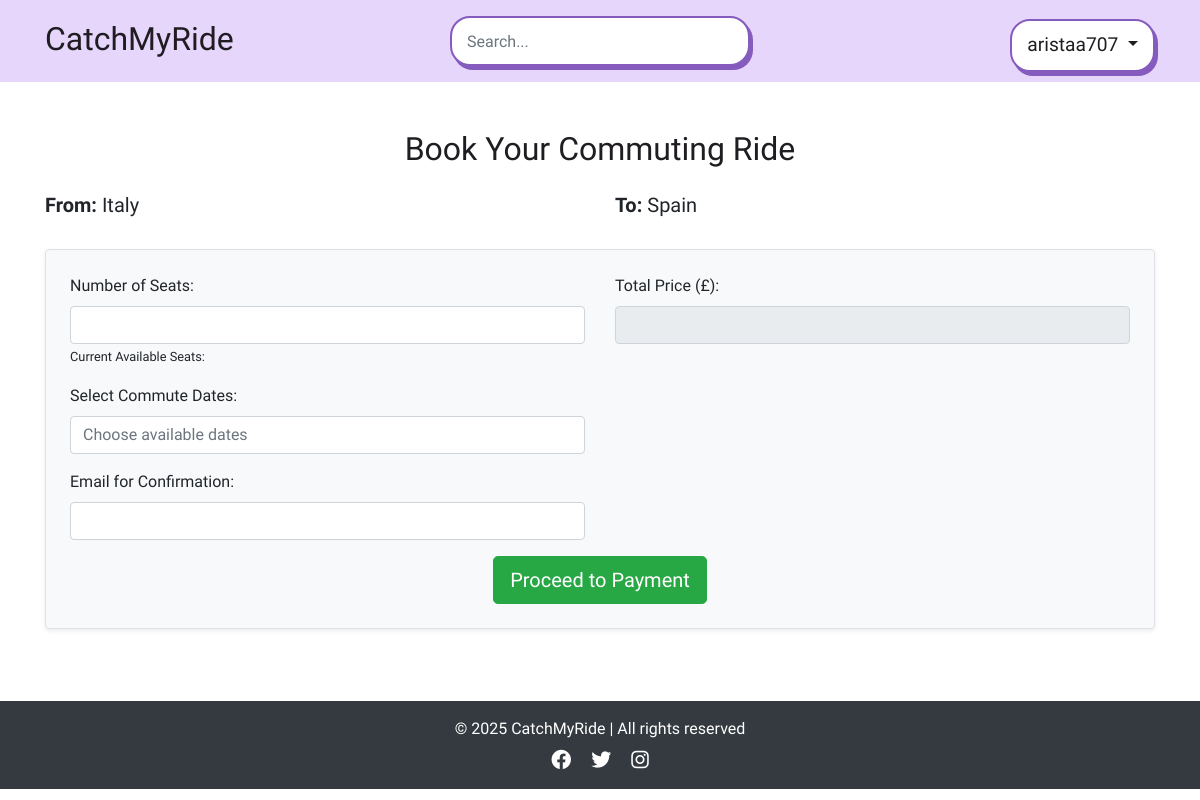
The page /book_commuting/2 (signed in) on the database as committed earlier.
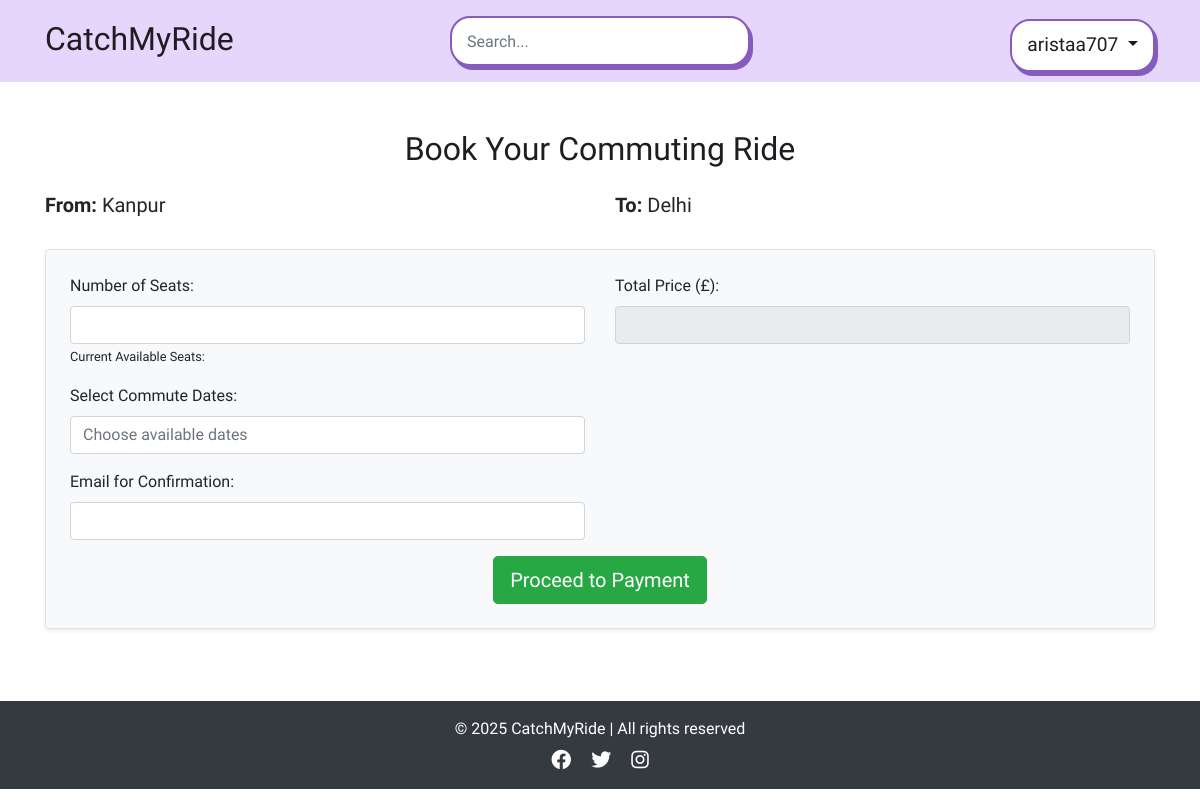
The same page on the database as committed later.
### app/models.py (models this page shows)
class publish_ride(db.Model):
    id = db.Column(db.Integer, primary_key=True)
    driver_id = db.Column(db.Integer, db.ForeignKey('user.id'), nullable=False)
    driver_name = db.Column(db.String(100), nullable=False)  # Added Driver Name
    from_location = db.Column(db.String(200), nullable=False)
    to_location = db.Column(db.String(200), nullable=False)
    date_time = db.Column(db.DateTime, nullable=True)  # Now optional
    available_seats_per_date = db.Column(db.JSON, nullable=True)
    price_per_seat = db.Column(db.Float, nullable=False)
    category = db.Column(db.String(50), nullable=False)
    recurrence_dates = db.Column(db.String(255), nullable=True)
    commute_times = db.Column(db.String(255), nullable=True)  # Stores commute time slots
    is_available = db.Column(db.Boolean, default=True)
    def __repr__(self):
        return f"<Published Ride {self.from_location} to {self.to_location}>"

### app/views.py (the view, shortened to what this page needs)
@app.route('/book_commuting/<int:ride_id>', methods=['GET', 'POST'])
@login_required
def book_commuting(ride_id):
    ride = publish_ride.query.get_or_404(ride_id)
    print(f"ride is {ride} right on entering commuting route")
    db.session.refresh(ride)
    seat_tracking = json.loads(ride.available_seats_per_date) if ride.available_seats_per_date else {}
    available_dates = ride.recurrence_dates.split(",") if ride.recurrence_dates else []
    seat_data = seat_tracking
    return render_template(
        'book_commuting.html',
        ride=ride,
        available_dates=available_dates,
        seat_data=seat_data,
        seat_tracking=seat_tracking,
        user=current_user
    )

### app/views.py (called while the page is built)
@login_manager.user_loader
def load_user(user_id):
    return User.query.get(int(user_id))

@app.context_processor
def inject_user():
    return dict(user=current_user)

### app/templates/book_commuting.html (shortened to what this page needs)
{% extends "base.html" %}
{% block content %}
<div class="container mt-5">
    <h2 class="text-center mb-4">Book Your Commuting Ride</h2>
    <div class="row mb-4">
        <div class="col-md-6">
            <h5><strong>From:</strong> {{ ride.from_location }}</h5>
        </div>
        <div class="col-md-6">
            <h5><strong>To:</strong> {{ ride.to_location }}</h5>
        </div>
    </div>
    <form id="bookingForm" method="POST" action="{{ url_for('book_commuting', ride_id=ride.id) }}" class="p-4 border rounded shadow-sm bg-light">
        <div class="row mb-3">
            <div class="col-md-6">
                <label for="seats" class="form-label">Number of Seats:</label>
                <input type="number" class="form-control" id="seats" name="seats"
                    min="1" max="{{ ride.available_seats }}" required>
                    <small>Current Available Seats:
                    </small>
            </div>
            <div class="col-md-6">
                <label for="total_price" class="form-label">Total Price (£):</label>
                <input type="text" class="form-control" id="total_price" name="total_price" readonly>
            </div>
        </div>
        <div class="row mb-3">
            <div class="col-md-6">
                <label for="selected_dates" class="form-label">Select Commute Dates:</label>
                <input type="text" id="selected_dates" class="form-control" placeholder="Choose available dates" id="selected_date_input" name="selected_date" value="" required>
            </div>
        </div>
        <div class="row mb-3">
            <div class="col-md-6">
                <label for="email" class="form-label">Email for Confirmation:</label>
                <input type="email" class="form-control" id="email" name="email" required>
            </div>
        </div>
        <div class="text-center">
            <button type="submit" id="proceedToPayment" class="btn btn-success btn-lg">
                Proceed to Payment
            </button>
        </div>
    </form>
</div>
{% endblock %}

Rows that differ between the two databases and show on the page:
changed publish_ride: from_location "Italy" → "Kanpur"; to_location "Spain" → "Delhi"
